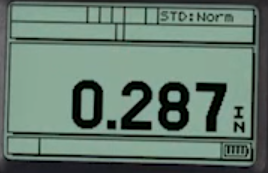
#> input picture thicknessImage/IMG_6.png, 268 x 173 px, found by its file name
$ python scanNumber.py
#> lines starting #> are read from the running program, lines starting #| are printed output that depends on the picture; after the words box and inside, x2 and y2 are one past the last pixel; in counts of white or black regions, pixels touching at a corner belong together
import cv2
import pytesseract
import numpy as np
import re

# Tesseractのパス（環境に応じて調整）
pytesseract.pytesseract.tesseract_cmd = r'/usr/bin/tesseract'  # Windowsなら例: 'C:\\Program Files\\Tesseract-OCR\\tesseract.exe'

# 画像の読み込み
image = cv2.imread('IMG_6.png')
#> image is the input picture: shape (173, 268, 3); mean B, G, R 110.8, 122.4, 101.2

# グレースケール変換
gray = cv2.cvtColor(image, cv2.COLOR_BGR2GRAY)
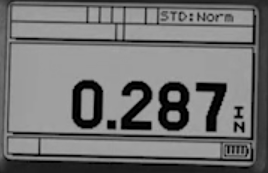
#> gray: shape (173, 268); min 0, max 171, mean 114.8

# 数字部分の領域をクロップ
cropped = gray[75:170, 60:380]
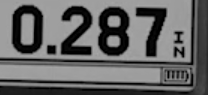
#> cropped: shape (95, 208); min 0, max 170, mean 100.5

# 画像の前処理（しきい値処理 + ノイズ除去）
blurred = cv2.GaussianBlur(cropped, (3, 3), 0)
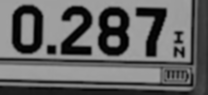
#> blurred: shape (95, 208); min 0, max 165, mean 100.6
_, thresh = cv2.threshold(blurred, 0, 255, cv2.THRESH_BINARY_INV + cv2.THRESH_OTSU)
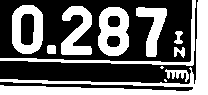
#> thresh: shape (95, 208); 40.7% white; 12 white regions (2 under 20 px), largest, box (x1, y1, x2, y2) and area: (0, 0, 208, 95) 3166, (98, 7, 129, 56) 1065, (12, 5, 43, 54) 972

# OCRで数字読み取り
custom_config = r'--psm 6 -c tessedit_char_whitelist=0123456789.'
#> (the run stopped early here; a loop or call above may not have finished)
